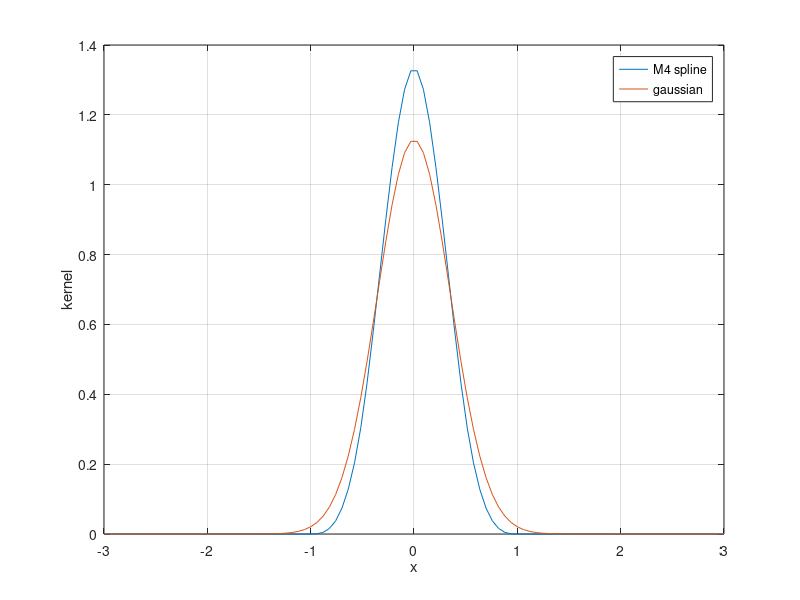
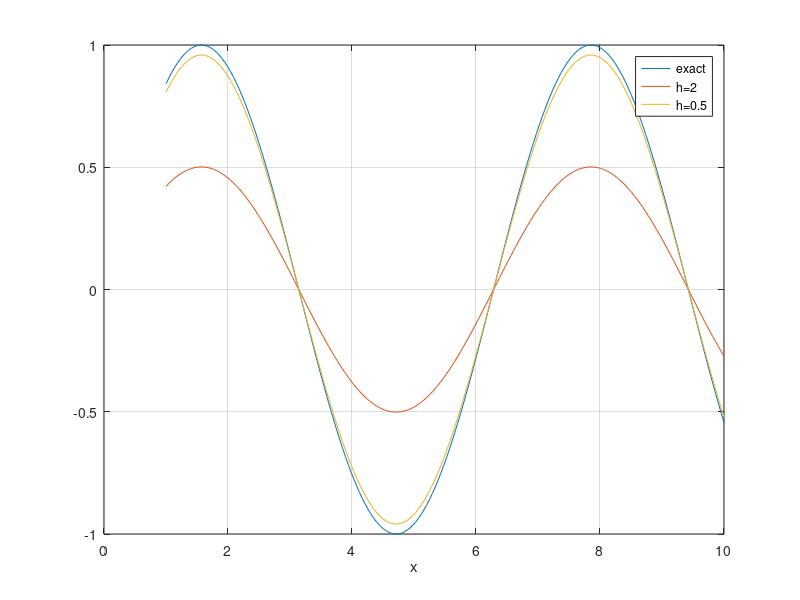

MATLAB code to generate these figures, in order:

function interp()
    close all; clear all;
    
    % plot M4 spline kernel
    x=linspace(-3,3,100);
    figure;
    h=0.5;
    plot(x,m4spline(x,h));
    hold on
    plot(x,gausskernel(x,h));
    grid;
    xlabel('x')
    ylabel('kernel')
    legend('M4 spline', 'gaussian')
    
    % verify that int W = 1
    %integral(@(x)m4spline(x,h),-3*h,3*h)
    integral(@(x)gausskernel(x,h),-Inf,Inf)
    
    % plot a sin and the approximate fct
    x=linspace(1,10,200);
    y=myfun(x);
    
    figure;
    plot(x,y);
    xlabel('x')
    grid;  
    hold on;
    h=2;
    plot(x,approx(x,h))
    h=0.5;
    plot(x,approx(x,h))
    legend('exact','h=2','h=0.5');
    
end

function y=myfun(x)
    %y=(x-5).^2/10;
    y=sin(x);
end


function v=m4spline(x,h)
    r=abs(x)/h;
    i1=find(r<1);
    i2=find(r>=1 & r<2);
    v=zeros(size(r));
    v(i1) = (((2-r(i1)).^3)-4*((1-r(i1)).^3))/6;
    v(i2) = ((2-r(i2)).^3)/6;
    v=v/h;
end

function v=gausskernel(x,h)
    v = exp(-(x.*x)/(h^2))/(pi^(1/2)*h); % 1D
end


function v=approx(x,h)
    f = @(xp,c) m4spline(c-xp, h).*myfun(xp);
    %f = @(xp,c) gausskernel(c-xp, h).*myfun(xp);
    
    
    for i=1:length(x)
        v(i) = integral(@(xp)f(xp,x(i)),x(i)-3*h,x(i)+3*h);
    end
end



   
   